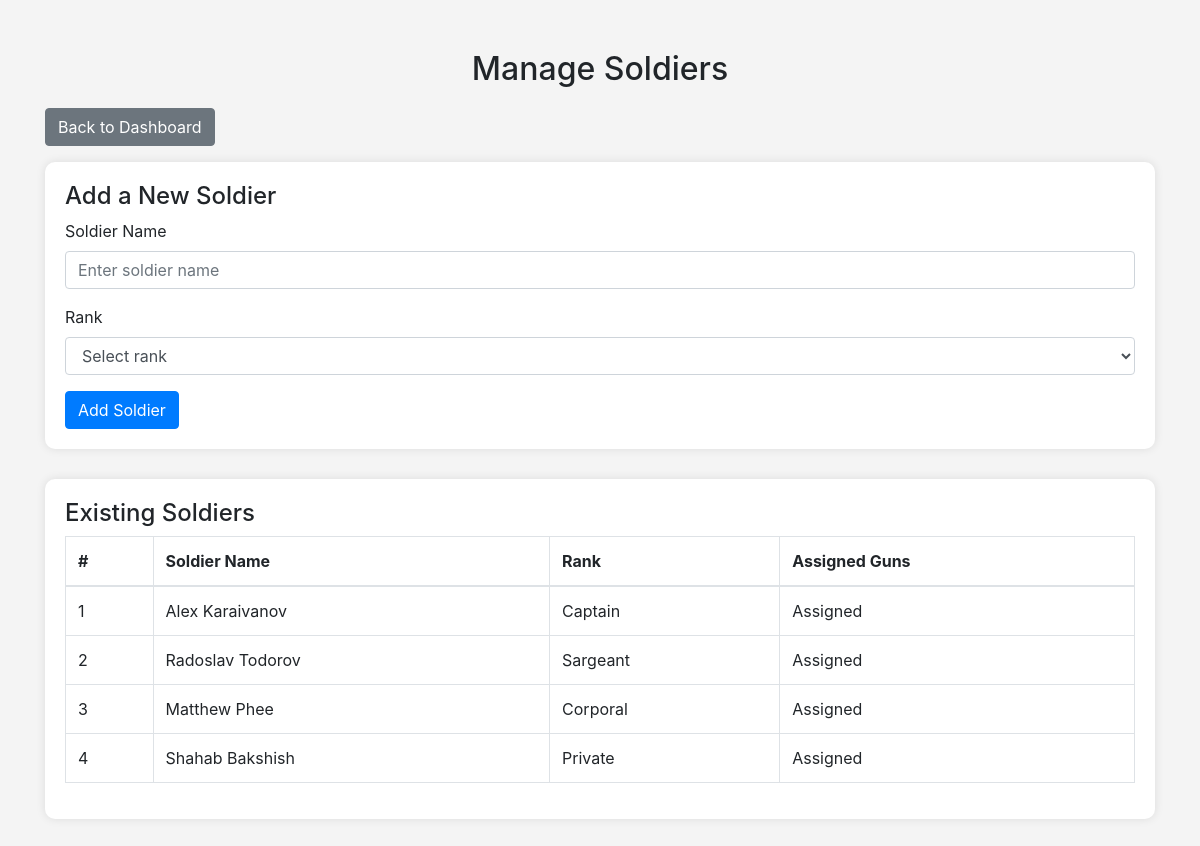
The page /people/add/ (signed in) on the database as committed earlier.
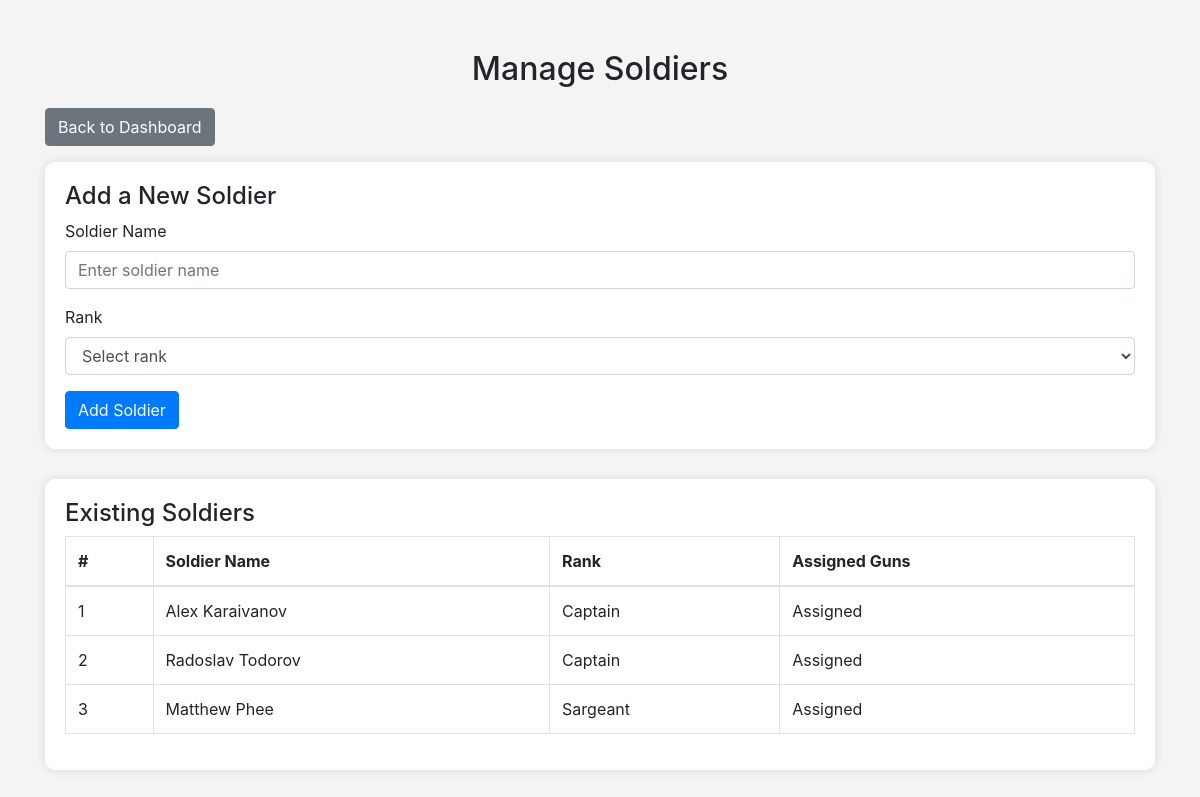
The same page on the database as committed later.
### inventory_app/models.py (models this page shows, shortened)
class Person(models.Model):
    user = models.OneToOneField(User, on_delete=models.CASCADE, null=True, blank=True)  # Allow nulls temporarily
    name = models.CharField(max_length=100)
    rank = models.ForeignKey('Rank', on_delete=models.CASCADE)

class Rank(models.Model):
    name = models.CharField(max_length=50)

### inventory_app/views.py (the view)
# urls.py: path('people/add/', views.person_add, name='person_add'),
@login_required
def person_add(request):
    if request.method == 'POST':
        name = request.POST.get('name')
        rank_id = request.POST.get('rank')  # this will be the selected rank’s ID from the form
        if name and rank_id:
            rank = Rank.objects.get(id=rank_id)
            Person.objects.create(name=name, rank=rank)
        return redirect('person_add')
    else:
        ranks = Rank.objects.all()
        soldiers = Person.objects.select_related('rank').all()
        return render(request, 'person_add.html', {'ranks': ranks, 'soldiers': soldiers})

### inventory_app/templates/person_add.html (shortened to what this page needs)
<!DOCTYPE html>
<html lang="en">
<head>
    <link rel="stylesheet" href="https://stackpath.bootstrapcdn.com/bootstrap/4.5.2/css/bootstrap.min.css">
</head>
<body>
<div class="container">
    <h2 class="text-center">Manage Soldiers</h2>
    <a href="{% url 'admin_dashboard' %}" class="btn btn-secondary mb-3">Back to Dashboard</a>
    <div class="form-section">
        <h4>Add a New Soldier</h4>
        <form method="post">
            <div class="form-group">
                <label for="name">Soldier Name</label>
                <input type="text" class="form-control" id="name" name="name" placeholder="Enter soldier name" required>
            </div>
            <div class="form-group">
                <label for="rank">Rank</label>
                <select class="form-control" id="rank" name="rank" required>
                    <option value="" disabled selected>Select rank</option>
                </select>
            </div>
            <button type="submit" class="btn btn-primary">Add Soldier</button>
        </form>
    </div>
    <div class="list-section">
        <h4>Existing Soldiers</h4>
        <table class="table table-bordered">
            <thead>
                <tr>
                    <th>#</th>
                    <th>Soldier Name</th>
                    <th>Rank</th>
                    <th>Assigned Guns</th>
                </tr>
            </thead>
            <tbody>
                {% if soldiers %}
                    {% for soldier in soldiers %}
                        <tr>
                            <td>{{ forloop.counter }}</td>
                            <td>{{ soldier.name }}</td>
                            <td>{{ soldier.rank.name }}</td>
                            <td>
                                {% if soldier.assignment_set.exists %}
                                    Assigned
                                {% else %}
                                    None
                                {% endif %}
                            </td>
                        </tr>
                    {% endfor %}
                {% else %}
                    <tr>
                        <td colspan="4" class="text-center">No soldiers available</td>
                    </tr>
                {% endif %}
            </tbody>
        </table>
    </div>
</div>
</body>
</html>

Rows that differ between the two databases and show on the page:
removed Person: name "Shahab Bakshish", rank.name "Private", shows "Assigned"
changed Person "Radoslav Todorov": rank.name "Sargeant" → "Captain"
changed through a linked row, Person "Matthew Phee": rank.name "Corporal" → "Sargeant"
